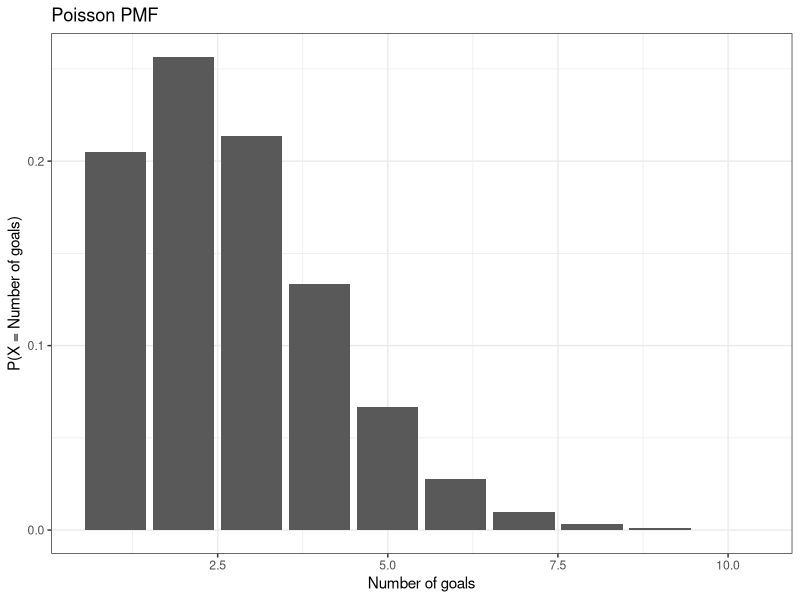
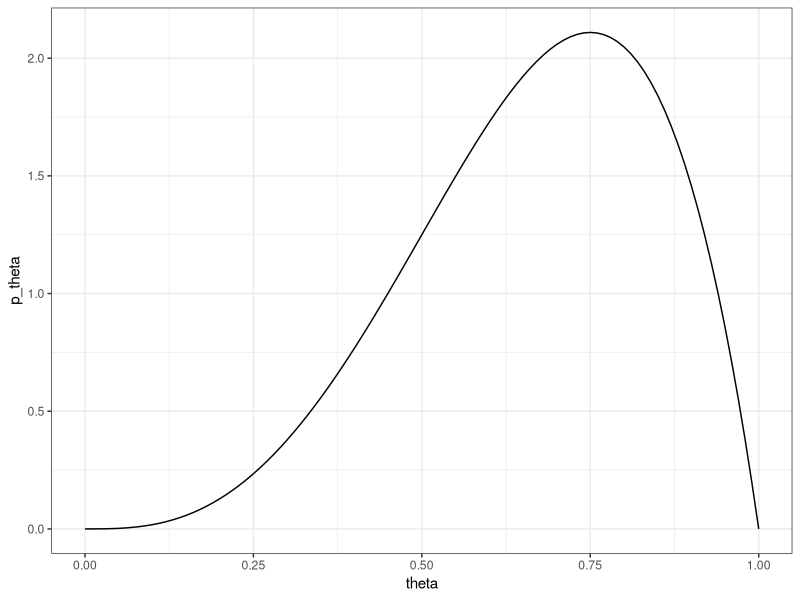
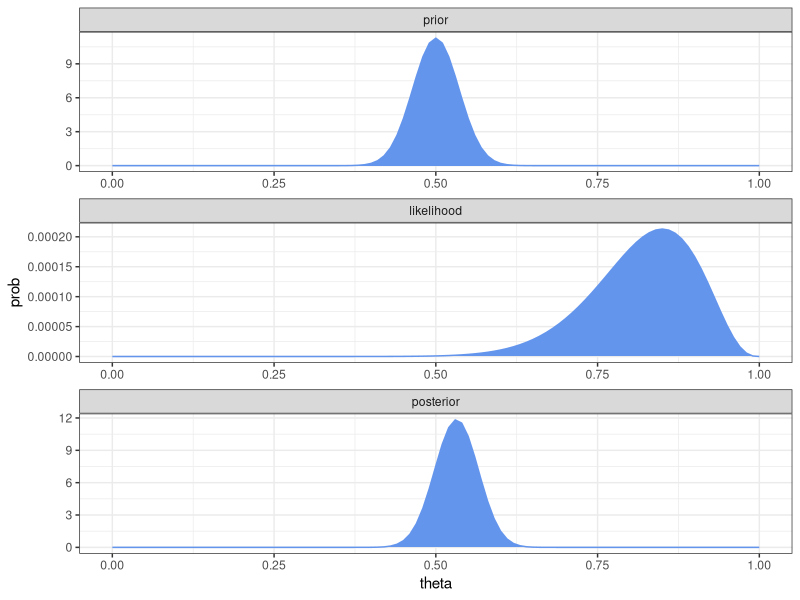
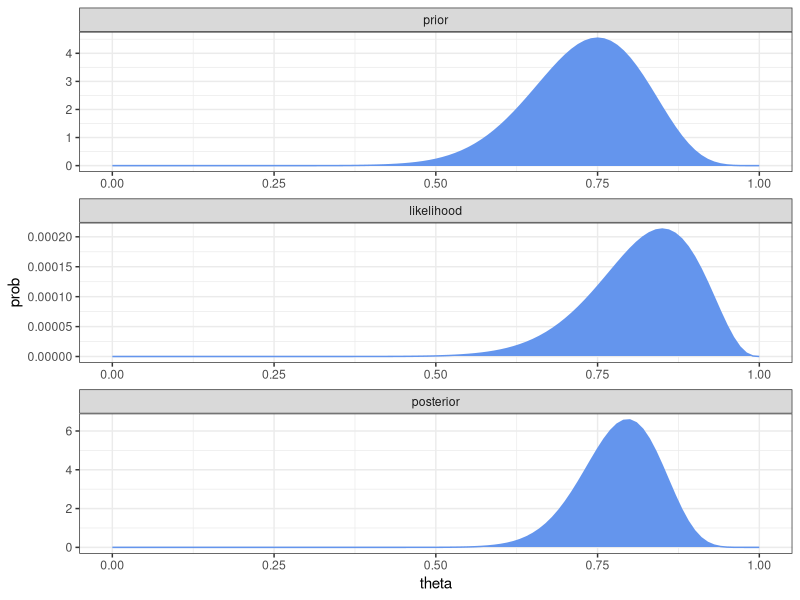
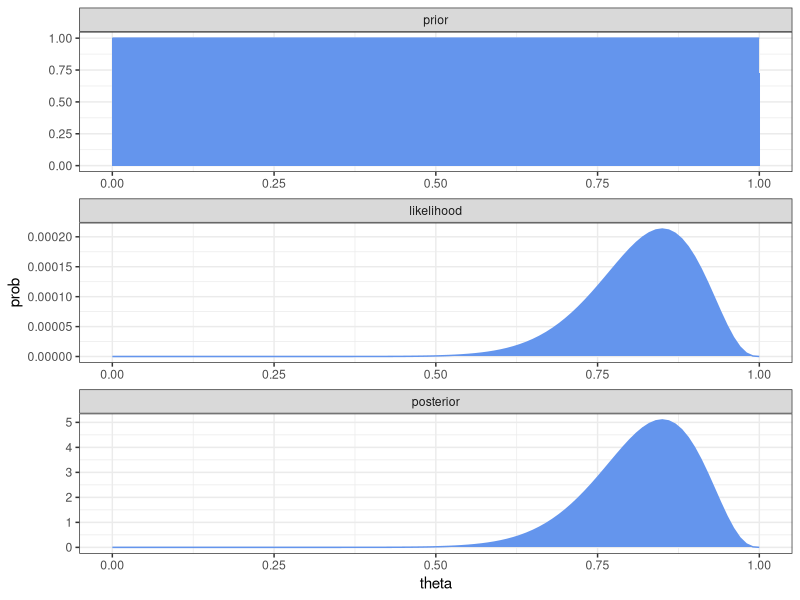

Here is the R script that generated these plots, in order:
## ---- chunk 1
library(knitr)
require(tidyverse)
set.seed(453)
# invalidate cache when the package version changes
knitr::opts_chunk$set(tidy = FALSE, echo = FALSE, 
                  message = FALSE, warning = FALSE,
                  out.width = "52%")
options(knitr.table.format = "latex")
options(knitr.kable.NA = "", digits = 2)
options(kableExtra.latex.load_packages = FALSE)

# set penalty for using scientific notation at 10, and number of digits to use in notation to 10
options(scipen = 30, digits = 15)

theme_set(theme_bw())
## ---- chunk 2
lambda = 2.5
k = 4

exp(-lambda)*lambda^k/factorial(k)
## ---- chunk 3
dpois(4, 2.5)
## ---- chunk 4
dpo_df <- tibble(goals = 1:10, probability = dpois(1:10, 2.5))

ggplot(data = dpo_df, aes(x = goals, y = probability)) +
  geom_col() +
  labs(y = "P(X = Number of goals)", 
       x = "Number of goals", 
       title = "Poisson PMF")
## ---- chunk 5
1 / sqrt(2 * pi) * exp(-2^2 / 2)
# dnorm(2, mean = 0, sd = 1) # this yields same
## ---- chunk 6
pnorm(0, mean = 0, sd = 1)
pnorm(10000, mean = 0, sd = 1)
## ---- chunk 7
qnorm(0.999, mean = 0, sd = 1, lower.tail = TRUE)
## ---- chunk 8
pnorm(3.09023, mean = 0, sd = 1, lower.tail = TRUE)
## ---- chunk 9
beta_df <- tibble(
  theta = seq(0, 1, by = 0.01),
  p_theta = dbeta(theta, 4, 2)
)
beta_df %>% 
  ggplot(aes(theta, p_theta)) + 
  geom_line()
## ---- chunk 10
bern_beta <- function(a, b, N, z) {
  bern_beta_df <- tibble(
    theta = seq(0, 1, by = 0.01),
    prior = dbeta(theta, a, b), # beta prior
    likelihood = theta ^ z * (1 - theta) ^ (N - z), # bernoulli likelihood
    posterior = dbeta(theta, a + z, b + N - z) # beta posterior
  )
  # ouput is faceted plot of prior, likelihood, and posterior
  cat("posterior beta parameters", a + z, b + N -z)
  bern_beta_df %>% 
    gather(type, prob, -theta) %>% 
    mutate(type = factor(type, levels = c("prior", "likelihood", "posterior"))) %>% 
    ggplot(aes(theta, prob)) + 
    geom_line(col = "cornflowerblue") + 
    geom_area(fill = "cornflowerblue") +
    facet_wrap(~type, ncol = 1, scales = "free")
}
## ---- chunk 11
bern_beta(100, 100, 20, 17)
## ---- chunk 12
bern_beta(18.25, 6.75, 20, 17)
## ---- chunk 13
bern_beta(1, 1, 20, 17)
## ---- chunk 14
theta_coin1 <- 0.4
theta_coin2 <- 0.5
theta_coin3 <- 0.6
coin_df <- tibble(
  model = factor(c("coin1", "coin2", "coin3")),
  prior = rep(1/3, 3)
)
## ---- chunk 15
theta <- sample(c(theta_coin1, theta_coin2, theta_coin3), 1)
## ---- chunk 16
flips <- sample(c(0, 1), 5, replace = TRUE, prob = c(1 - theta, theta))
heads <- sum(flips)
heads
## ---- chunk 17
# coin1:
replications <- replicate(
  50000, 
  sum(sample(c(0, 1), 5, replace = TRUE, prob = c(1 - theta_coin1, theta_coin1)))
)
likelihood_coin1 <- mean(replications == heads)
# coin2:
replications <- replicate(
  50000, 
  sum(sample(c(0, 1), 5, replace = TRUE, prob = c(1 - theta_coin2, theta_coin2)))
)
likelihood_coin2 <- mean(replications == heads)
# coin3:
replications <- replicate(
  50000, 
  sum(sample(c(0, 1), 5, replace = TRUE, prob = c(1 - theta_coin3, theta_coin3)))
)
likelihood_coin3 <- mean(replications == heads)
coin_df$likelihood <- c(likelihood_coin1, likelihood_coin2, likelihood_coin3)
## ---- chunk 18
coin_df$product <- coin_df$prior * coin_df$likelihood
coin_df$posterior <- coin_df$product / sum(coin_df$product)
coin_df
